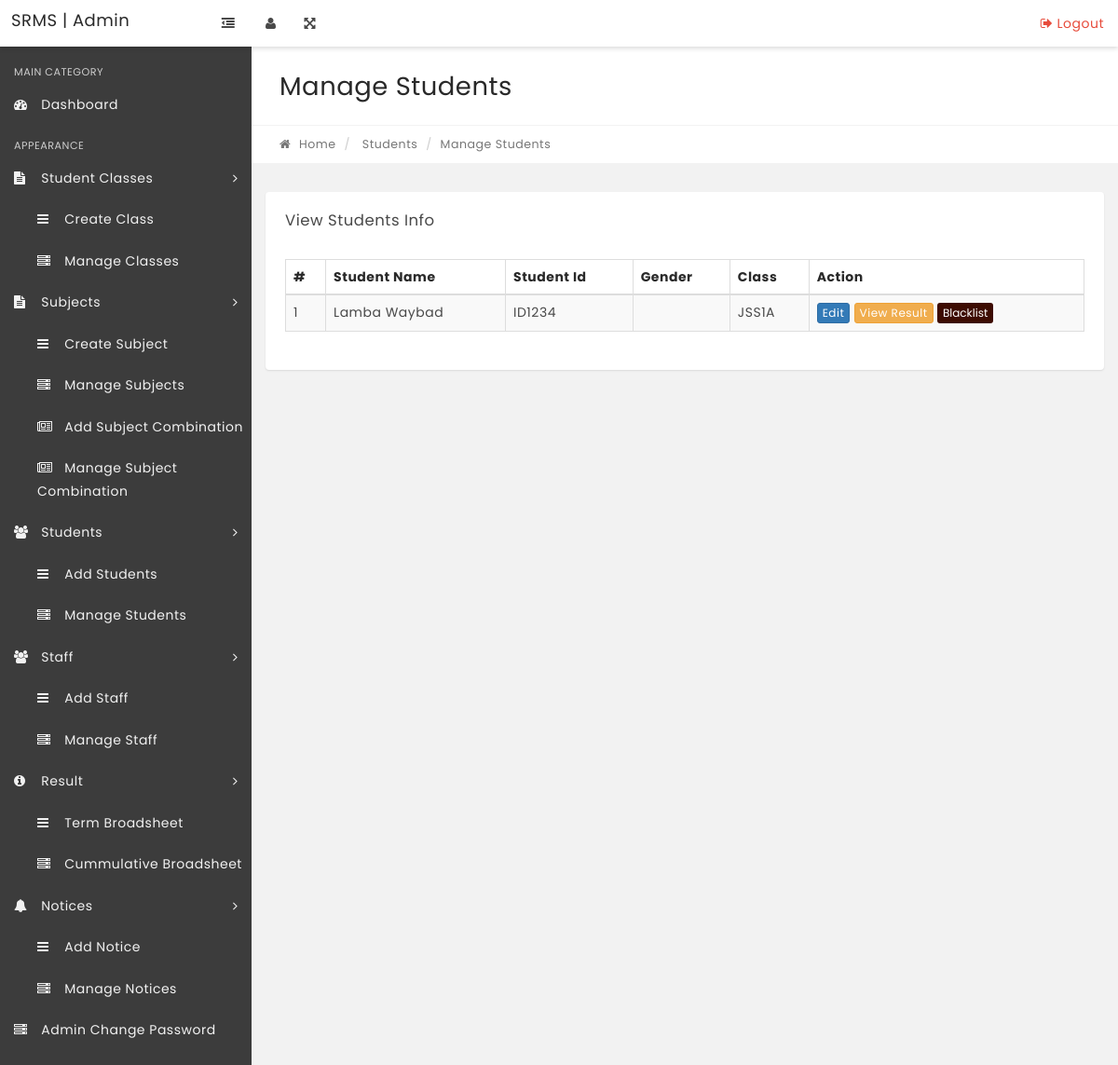
The app's page /RMP-admin/manage-students.php with its own data.
### tables this page shows
CREATE TABLE `students` (
  `sid` varchar(20) NOT NULL,
  `fname` varchar(50) NOT NULL,
  `midname` varchar(50) DEFAULT NULL,
  `lname` varchar(50) NOT NULL,
  `gender` enum('Male','Female') NOT NULL,
  `dob` date DEFAULT NULL,
  `mobile` varchar(20) DEFAULT NULL,
  `address` varchar(255) DEFAULT NULL,
  `state` varchar(50) DEFAULT NULL,
  `lga` varchar(50) DEFAULT NULL,
  `country` varchar(50) DEFAULT NULL,
  `email` varchar(50) NOT NULL,
  `medicals` varchar(255) DEFAULT NULL,
  `classid` varchar(20) NOT NULL,
  `parentname` varchar(100) DEFAULT NULL,
  `parentoccupation` varchar(100) DEFAULT NULL,
  `parentmobile1` varchar(20) DEFAULT NULL,
  `parentmobile2` varchar(20) DEFAULT NULL,
  `password` varchar(255) NOT NULL
);

### RMP-admin/manage-students.php (the view, shortened to what this page needs)
<?php
include('includes/config.php');
if(strlen($_SESSION['alogin']) == "") {
    header("Location: index.php");
} else {
?>
<!DOCTYPE html>
<html lang="en">
<head>
    <link rel="stylesheet" href="css/bootstrap.min.css" media="screen">
    <link rel="stylesheet" href="css/font-awesome.min.css" media="screen">
    <link rel="stylesheet" href="css/animate-css/animate.min.css" media="screen">
    <link rel="stylesheet" href="css/lobipanel/lobipanel.min.css" media="screen">
    <link rel="stylesheet" href="css/prism/prism.css" media="screen">
    <link rel="stylesheet" type="text/css" href="js/DataTables/datatables.min.css"/>
    <link rel="stylesheet" href="css/main.css" media="screen">
</head>
<body class="top-navbar-fixed">
    <div class="main-wrapper">
        <?php include('includes/topbar.php');?>
        <div class="content-wrapper">
            <div class="content-container">
                <?php include('includes/leftbar.php');?>
                <div class="main-page">
                    <div class="container-fluid">
                        <div class="row page-title-div">
                            <div class="col-md-6">
                                <h2 class="title">Manage Students</h2>
                            </div>
                        </div>
                        <div class="row breadcrumb-div">
                            <div class="col-md-6">
                                <ul class="breadcrumb">
                                    <li><a href="dashboard.php"><i class="fa fa-home"></i> Home</a></li>
                                    <li> Students</li>
                                    <li class="active">Manage Students</li>
                                </ul>
                            </div>
                        </div>
                    </div>
                    <section class="section">
                        <div class="container-fluid">
                            <div class="row">
                                <div class="col-md-12">
                                    <div class="panel">
                                        <div class="panel-heading">
                                            <div class="panel-title">
                                                <h5>View Students Info</h5>
                                            </div>
                                        </div>
                                        <div class="panel-body p-20">
                                            <table id="example" class="display table table-striped table-bordered" cellspacing="0" width="100%">
                                                <thead>
                                                    <tr>
                                                        <th>#</th>
                                                        <th>Student Name</th>
                                                        <th>Student Id</th>
                                                        <th>Gender</th>
                                                        <th>Class</th>
                                                        <th>Action</th>
                                                    </tr>
                                                </thead>
                                                <tbody>
                                                <?php
                                                $sql = "SELECT students.fname, students.lname, students.email, students.sid, students.gender, students.classid FROM students";
                                                $query = $dbh->prepare($sql);
                                                $query->execute();
                                                $results = $query->fetchAll(PDO::FETCH_OBJ);
                                                $cnt = 1;
                                                if($query->rowCount() > 0)
                                                {
                                                    foreach($results as $result)
                                                    {
                                                        $sqlCheckBlacklist = "SELECT sid FROM blacklist WHERE sid = :sid";
                                                        $queryCheckBlacklist = $dbh->prepare($sqlCheckBlacklist);
                                                        $queryCheckBlacklist->bindParam(':sid', $result->sid, PDO::PARAM_STR);
                                                        $queryCheckBlacklist->execute();
                                                        $isBlacklisted = $queryCheckBlacklist->rowCount() > 0;
                                                        ?>
                                                    <tr>
                                                        <td><?php echo htmlentities($cnt);?></td>
                                                        <td><?php echo htmlentities($result->fname . " " . $result->lname);?></td>
                                                        <td><?php echo htmlentities($result->sid);?></td>
                                                        <td><?php echo htmlentities($result->gender);?></td>
                                                        <td><?php echo htmlentities($result->classid);?></td>
                                                        <td>
                                                            <a href="edit-student.php?stid=<?php echo htmlentities($result->sid);?>" class="btn btn-primary btn-xs" target="_blank">Edit </a>
                                                            <a href="edit-result.php?stid=<?php echo htmlentities($result->sid);?>&email=<?php echo htmlentities($result->email);?>" class="btn btn-warning btn-xs" target="_blank">View Result </a>
                                                            <button class="btn btn-blacklist btn-xs" data-sid="<?php echo htmlentities($result->sid); ?>" style="background-color: #3D0C02; color: white;">
                                                                <?php echo $isBlacklisted ? 'Unblacklist' : 'Blacklist'; ?>
                                                            </button>
                                                        </td>
                                                    </tr>
                                                    <?php $cnt = $cnt + 1; }
                                                } ?>
                                                </tbody>
                                            </table>
                                        </div>
                                    </div>
                                </div>
                            </div>
                        </div>
                    </section>
                </div>
            </div>
        </div>
    </div>
</body>
</html>
<?php } ?>

### records on screen
students: fname+lname "Lamba Waybad", sid "ID1234", classid "JSS1A"
